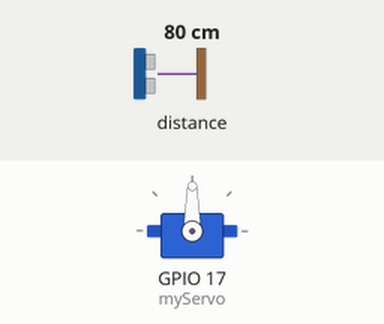
Recording of a program running on a simulated Raspberry Pi (BCM pin numbers). On the bench: servo. Inputs (shaded band) come from the test bench; at power-on: distance to the obstacle 80 cm. Files the program writes start out absent; servo angles are drawn from the pulse width (0.5 ms = 0°, 2.5 ms = 180°); the clock reads 2024-03-15 10:24:30 at power-on unless the program sets it; what the program prints to the terminal is not drawn.

Above: at 0.05 s.
At 1.45 s:
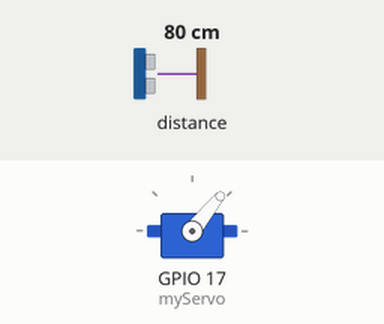
At 2.9 s:
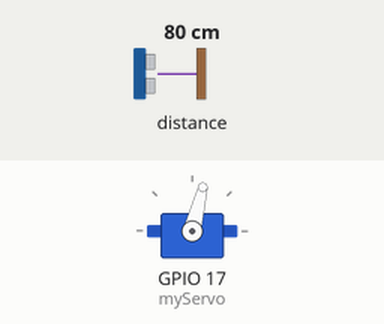
At 6.85 s:
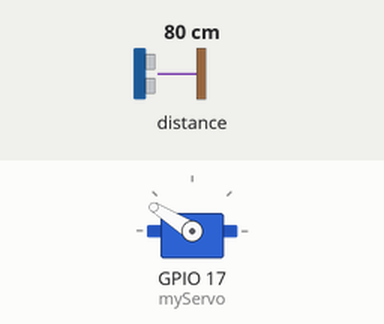
Timing chart, 0 to 8.9 s (numbered marks = the images above):
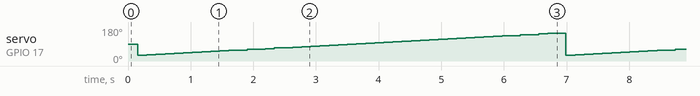

The program:

dadoslidar.py
```python
import math
import time
import VL53L0X
from gpiozero import Servo
import numpy
import sys, select, os
if os.name == 'nt':
  import msvcrt
else:
  import tty, termios


def getKey():
    if os.name == 'nt':
      return msvcrt.getch()

    tty.setraw(sys.stdin.fileno())
    rlist, _, _ = select.select([sys.stdin], [], [], 0.1)
    if rlist:
        key = sys.stdin.read(1)
    else:
        key = ''

    termios.tcsetattr(sys.stdin, termios.TCSADRAIN, settings)
    return key
# Create a VL53L0X object
tof = VL53L0X.VL53L0X(i2c_bus=1,i2c_address=0x29)
# I2C Address can change before tof.open()
# tof.change_address(0x32)
tof.open()
# Start ranging


myGPIO=17 #5V e GND
myCorrection=0.45
maxPW=(2.0+myCorrection)/1000
minPW=(1.0-myCorrection)/1000
myServo = Servo(myGPIO,min_pulse_width=minPW,max_pulse_width=maxPW)
tof.start_ranging(VL53L0X.Vl53l0xAccuracyMode.BETTER)
arq = open("lidar.csv", "w+")
timing = tof.get_timing()
if timing < 20000:
    timing = 20000
print("Timing %d ms" % (timing/1000))
start = time.time()
cont = 0
value = 3.0

for i in numpy.arange(3,17,0.3):
    arq.write(str((((math.pi*i)/20)*180)/math.pi))
    arq.write(",")
arq.write("\n")
if os.name != 'nt':
    settings = termios.tcgetattr(sys.stdin)
while True:
    key = getKey()
    if (key == 'g' ):
		arq.close()
		break
    distance = tof.get_distance()
    value2=(float(value)-10)/10.0
    myServo.value=value2
    value = value + 0.3
    arq.write(str(distance)+ " ")
    if(value >= 17.0):
        value = 3.0
        arq.write("\n")
    time.sleep(0.01)
arq.close()
tof.stop_ranging()
tof.close()
'''

    cont = 0
    vet = []
    for i in numpy.arange(0.5,1, 0.04):
	start = time.time()
        forwardDrive(i)
        while time.time() < start +4:
                encoder1.wait_for_active()
                cont = cont +1
                encoder1.wait_for_inactive()
	vet.append(i)
        vet.append(cont)
	arq.write(str(i))
	arq.write(", ")
	arq.write(str(cont))
	arq.write("\n")
        cont = 0
    	arq.close()
    for v in vet:
        print(v)
'''
```
